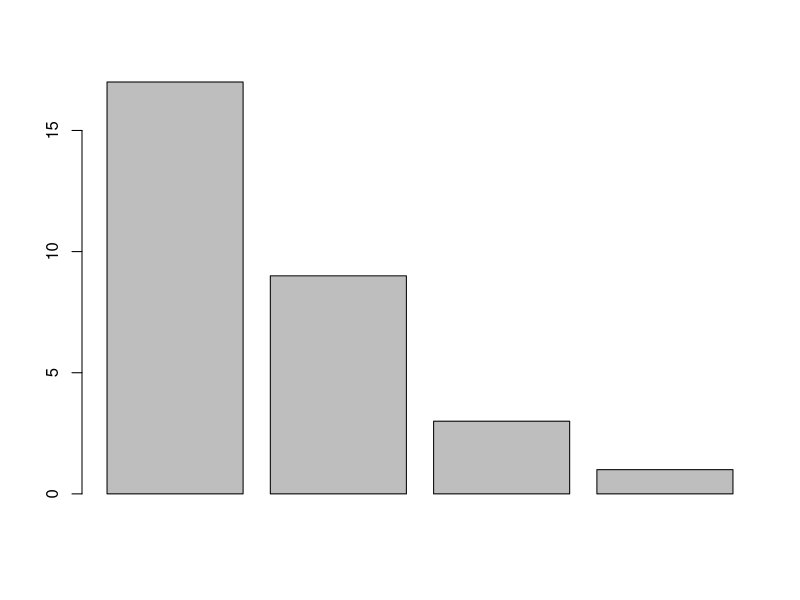
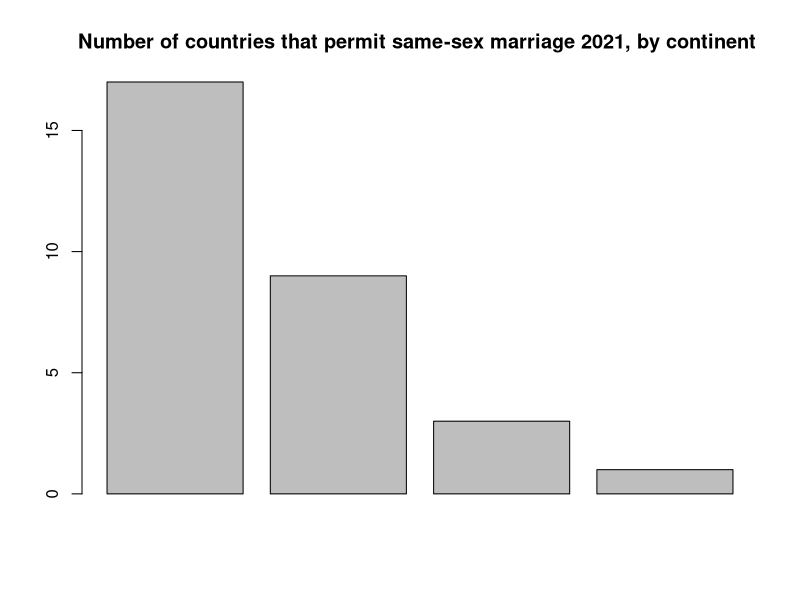
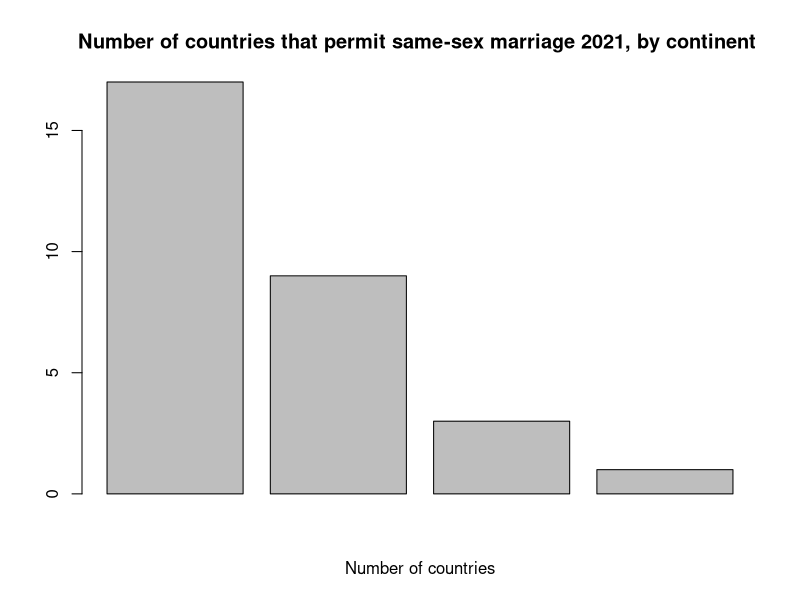
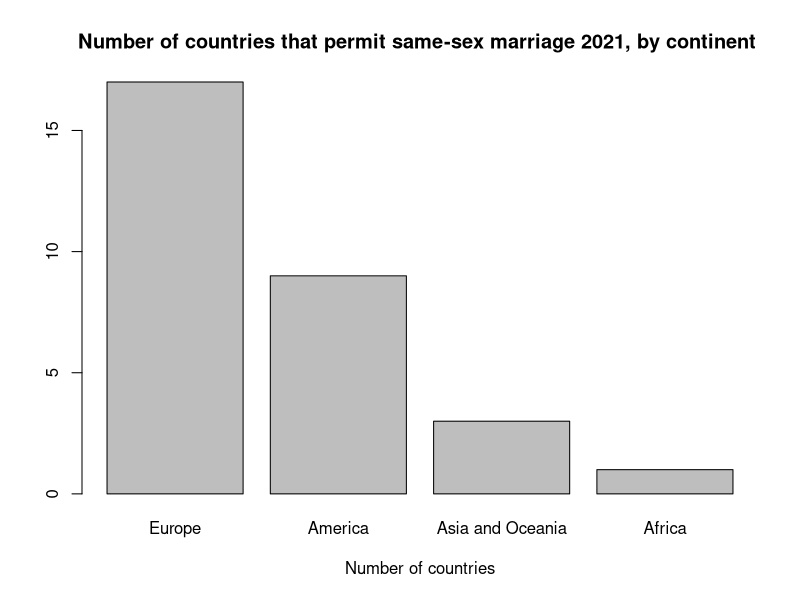
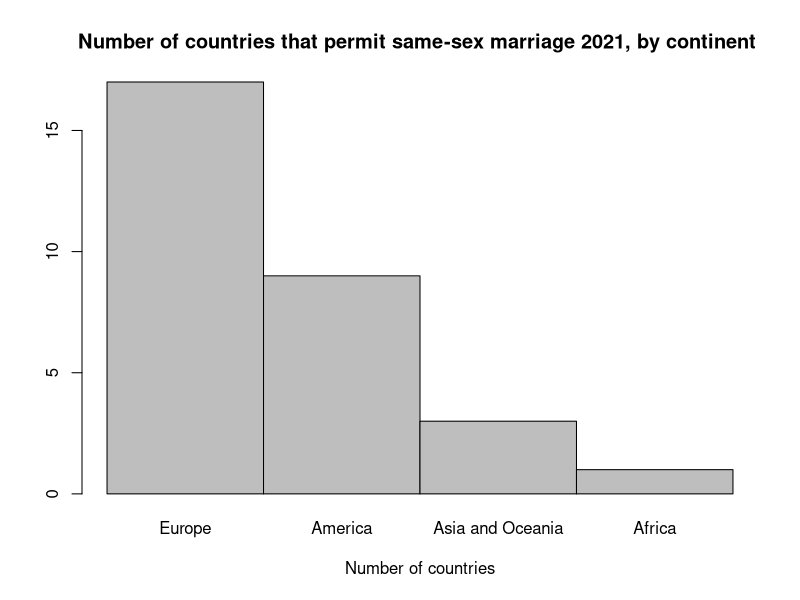
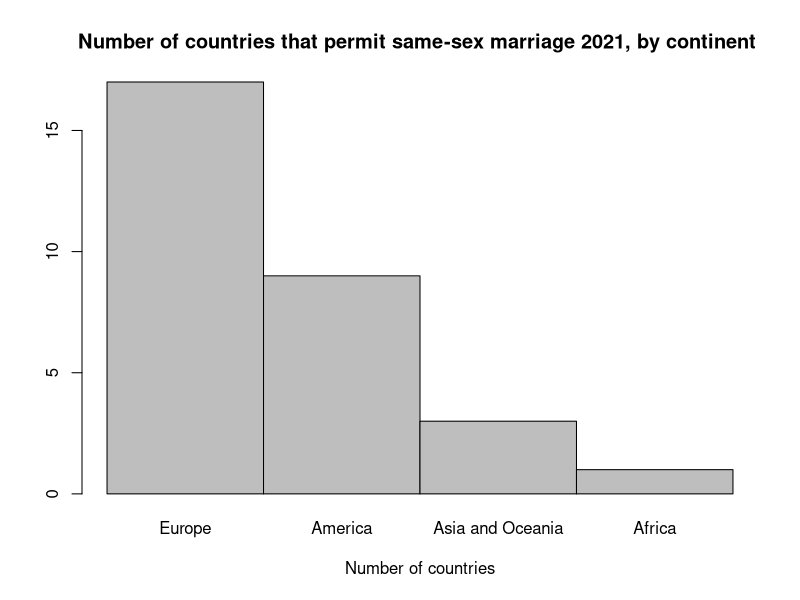
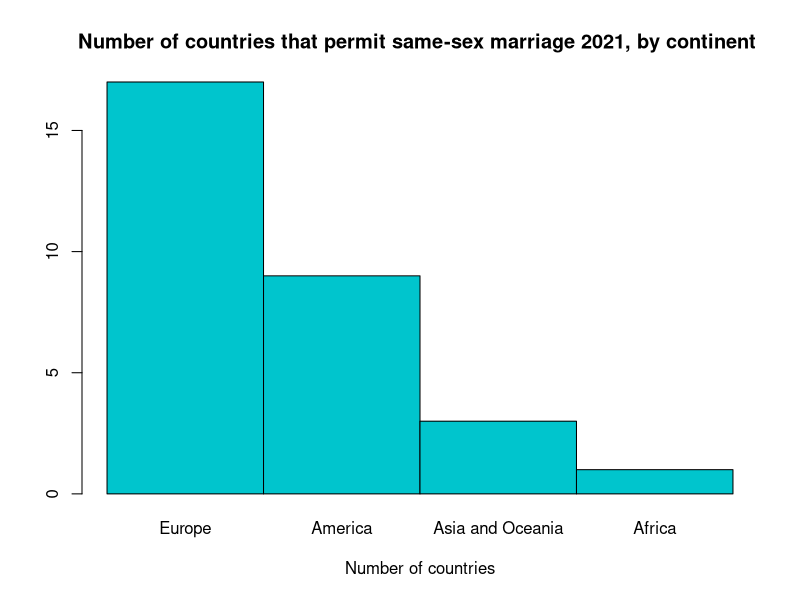
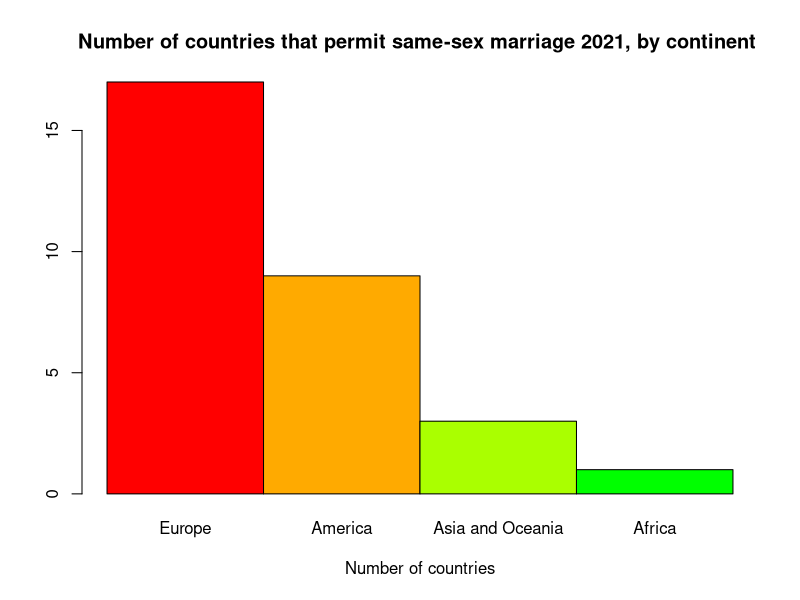

These charts were generated, in order, by the following R code:
# Brainhack-magdeburg, 8th Dec 2021
#### Tutorial 3 - PLOTS #### 

# Documentation of the functions used in this code:
# Bar plot: https://www.rdocumentation.org/packages/graphics/versions/3.6.2/topics/barplot
# Dev off : http://rfunction.com/archives/812
# Ggplot2 : https://cran.r-project.org/web/packages/ggplot2/ggplot2.pdf 

#### Bar Plot using barplot() #### 
# dataset (from variable_dataframe <https://www.statista.com/statistics/1229293/number-of-countries-that-permit-same-sex-marriage-by-continent)
dataset<-data.frame( "number_of_countries" = c(17,9,3,1), "continent"=c('Europe','America','Asia and Oceania','Africa'))
# Step 1
barplot(dataset$number_of_countries)
# Step 2
barplot(dataset$number_of_countries, main = "Number of countries that permit same-sex marriage 2021, by continent ",)
# Step 3
barplot(dataset$number_of_countries, main = "Number of countries that permit same-sex marriage 2021, by continent ", xlab="Number of countries")
# Step 4
barplot(dataset$number_of_countries, main = "Number of countries that permit same-sex marriage 2021, by continent ", xlab="Number of countries", names.arg=dataset$continent)
# Step 5
barplot(dataset$number_of_countries, main = "Number of countries that permit same-sex marriage 2021, by continent ", xlab="Number of countries", names.arg=dataset$continent, space=0) 
# Step 6
barplot(dataset$number_of_countries, main = "Number of countries that permit same-sex marriage 2021, by continent ", xlab="Number of countries", names.arg=dataset$continent, space=0)
# Step 7
# find a color and add it to the bars
colors()
barplot(dataset$number_of_countries, main = "Number of countries that permit same-sex marriage 2021, by continent ", xlab="Number of countries", names.arg=dataset$continent, space=0, col = "turquoise3") 
# Change to rainbow
barplot(dataset$number_of_countries, main = "Number of countries that permit same-sex marriage 2021, by continent ", xlab="Number of countries", names.arg=dataset$continent, space=0, col = rainbow(9)) 


#### Bar Plot using ggplot() #### 
# dataset
dataset1 <- data.frame("rating" = c(9.1,8.96,9.05,9.31,8.83,9.06,9.1,6.33),"viewers" = c(9.3,11.6,14.4,19.1,20.2,25.7,32.8,44.2), "characters_deaths" = c(59,130,87,182,246,540,1096,3532), "season"=c('Season 1','Season 2','Season 3', 'Season 4','Season 5', 'Season 6','Season 7','Season 8'))
# load library
library(ggplot2)
# create graph
ggplot(dataset1,aes(season,characters_deaths,fill=characters_deaths))+
        geom_bar(stat="identity")+
        scale_fill_gradient(low="pink" ,high="red2")+
        labs(y= "number of deaths", x = "seasons")+
        ggtitle("Game of Thrones deaths per season")+
        guides(fill=guide_legend(title="Legend"))


#### How to save a plot ####
# You can either click on the Plots tab -> Export , or you can use the dev.off() function

# Step 1: set path where the plot will be saved
setwd('/Users/elisalancini/Dropbox/PhD/SynAge/brainhack')
# Step 2 
# define the format and the name
jpeg(file="plot.jpeg") 
# plot
barplot(dataset$number_of_countries, main = "Number of countries that permit same-sex marriage 2021, by continent ", xlab="Number of countries", names.arg=dataset$continent, space=0, col = rainbow(9)) 
# call the dev.off() function 
dev.off() 

# You can also specify the dimension of the plot
png(file="plot.png",
    width=600, height=350)
barplot(dataset$number_of_countries, main = "Number of countries that permit same-sex marriage 2021, by continent ", xlab="Number of countries", names.arg=dataset$continent, space=0, col = rainbow(9)) 
dev.off()

 


